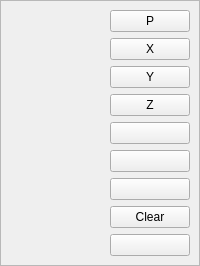
              <widget class="QFrame" name="graphics_frame">
               <property name="sizePolicy">
                <sizepolicy hsizetype="Preferred" vsizetype="Preferred">
                 <horstretch>0</horstretch>
                 <verstretch>0</verstretch>
                </sizepolicy>
               </property>
               <property name="minimumSize">
                <size>
                 <width>200</width>
                 <height>0</height>
                </size>
               </property>
               <property name="frameShape">
                <enum>QFrame::StyledPanel</enum>
               </property>
               <property name="frameShadow">
                <enum>QFrame::Raised</enum>
               </property>
               <layout class="QHBoxLayout" name="horizontalLayout_5">
                <property name="spacing">
                 <number>0</number>
                </property>
                <property name="leftMargin">
                 <number>0</number>
                </property>
                <property name="topMargin">
                 <number>0</number>
                </property>
                <property name="rightMargin">
                 <number>0</number>
                </property>
                <property name="bottomMargin">
                 <number>0</number>
                </property>
                <item>
                 <layout class="QHBoxLayout" name="horizontalLayout_2">
                  <item>
                   <layout class="QVBoxLayout" name="verticalLayout_8">
                    <item>
                     <widget class="GCodeGraphics" name="gcodegraphics_2">
                      <property name="sizePolicy">
                       <sizepolicy hsizetype="Preferred" vsizetype="Preferred">
                        <horstretch>0</horstretch>
                        <verstretch>0</verstretch>
                       </sizepolicy>
                      </property>
                      <property name="background_color" stdset="0">
                       <color alpha="0">
                        <red>0</red>
                        <green>0</green>
                        <blue>0</blue>
                       </color>
                      </property>
                     </widget>
                    </item>
                    <item>
                     <widget class="QFrame" name="frame_2">
                      <property name="sizePolicy">
                       <sizepolicy hsizetype="Preferred" vsizetype="Fixed">
                        <horstretch>0</horstretch>
                        <verstretch>0</verstretch>
                       </sizepolicy>
                      </property>
                      <layout class="QHBoxLayout" name="horizontalLayout_12">
                       <property name="topMargin">
                        <number>5</number>
                       </property>
                       <property name="bottomMargin">
                        <number>5</number>
                       </property>
                      </layout>
                     </widget>
                    </item>
                   </layout>
                  </item>
                  <item>
                   <widget class="QFrame" name="frame">
                    <property name="sizePolicy">
                     <sizepolicy hsizetype="Fixed" vsizetype="Preferred">
                      <horstretch>0</horstretch>
                      <verstretch>0</verstretch>
                     </sizepolicy>
                    </property>
                    <property name="minimumSize">
                     <size>
                      <width>100</width>
                      <height>0</height>
                     </size>
                    </property>
                    <layout class="QHBoxLayout" name="horizontalLayout_13">
                     <property name="sizeConstraint">
                      <enum>QLayout::SetFixedSize</enum>
                     </property>
                     <item>
                      <layout class="QVBoxLayout" name="verticalLayout_2">
                       <item>
                        <widget class="ActionButton" name="actionbutton_20">
                         <property name="text">
                          <string>P</string>
                         </property>
                         <property name="checkable">
                          <bool>true</bool>
                         </property>
                         <property name="view_change_action" stdset="0">
                          <bool>true</bool>
                         </property>
                         <attribute name="buttonGroup">
                          <string notr="true">buttonGroup</string>
                         </attribute>
                        </widget>
                       </item>
                       <item>
                        <widget class="ActionButton" name="actionbutton_21">
                         <property name="text">
                          <string>X</string>
                         </property>
                         <property name="checkable">
                          <bool>true</bool>
                         </property>
                         <property name="view_change_action" stdset="0">
                          <bool>true</bool>
                         </property>
                         <property name="view_type_string" stdset="0">
                          <string>x</string>
                         </property>
                         <attribute name="buttonGroup">
                          <string notr="true">buttonGroup</string>
                         </attribute>
                        </widget>
                       </item>
                       <item>
                        <widget class="ActionButton" name="actionbutton_22">
                         <property name="text">
                          <string>Y</string>
                         </property>
                         <property name="checkable">
                          <bool>true</bool>
                         </property>
                         <property name="view_change_action" stdset="0">
                          <bool>true</bool>
                         </property>
                         <property name="view_type_string" stdset="0">
                          <string>y</string>
                         </property>
                         <attribute name="buttonGroup">
                          <string notr="true">buttonGroup</string>
                         </attribute>
                        </widget>
                       </item>
                       <item>
                        <widget class="ActionButton" name="actionbutton_23">
                         <property name="text">
                          <string>Z</string>
                         </property>
                         <property name="checkable">
                          <bool>true</bool>
                         </property>
                         <property name="view_change_action" stdset="0">
                          <bool>true</bool>
                         </property>
                         <property name="view_type_string" stdset="0">
                          <string>z</string>
                         </property>
                         <attribute name="buttonGroup">
                          <string notr="true">buttonGroup</string>
                         </attribute>
                        </widget>
                       </item>
                       <item>
                        <widget class="ActionButton" name="actionbutton_24"/>
                       </item>
                       <item>
                        <widget class="ActionButton" name="actionbutton_27"/>
                       </item>
                       <item>
                        <widget class="ActionButton" name="actionbutton_26"/>
                       </item>
                       <item>
                        <widget class="ActionButton" name="actionbutton_25">
                         <property name="text">
                          <string>Clear</string>
                         </property>
                         <property name="view_change_action" stdset="0">
                          <bool>true</bool>
                         </property>
                         <property name="view_type_string" stdset="0">
                          <string>clear</string>
                         </property>
                        </widget>
                       </item>
                       <item>
                        <widget class="ActionButton" name="actionbutton_28"/>
                       </item>
                      </layout>
                     </item>
                    </layout>
                   </widget>
                  </item>
                 </layout>
                </item>
               </layout>
              </widget>
